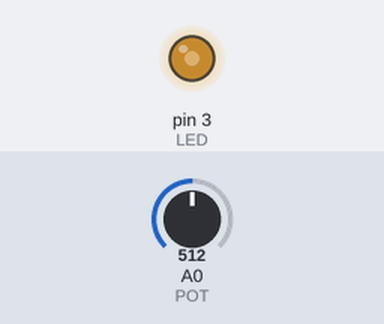
Simulated run of this sketch. Board: Arduino Uno, built with avr-gcc and run on an emulated ATmega328P. Shown: output pins drawn as LEDs (lit = HIGH). The test bench sets the inputs (shaded band); at power-on: A0 (POT) = 512.

Above: at 1.2 s.
1.3 s: A0 (POT) set to 716
At 1.8 s:
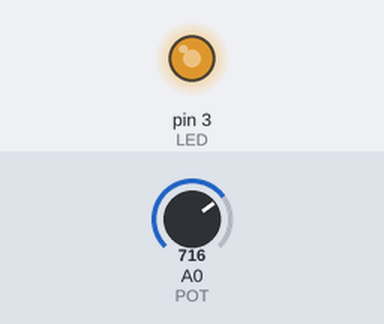
2.8 s: A0 (POT) set to 900
At 4.0 s:
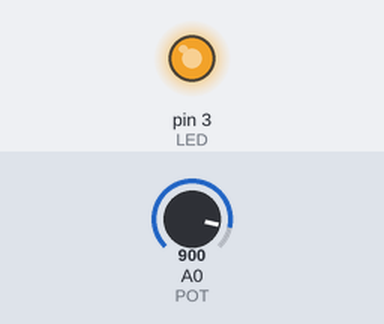
4.3 s: A0 (POT) set to 122
At 5.3 s:
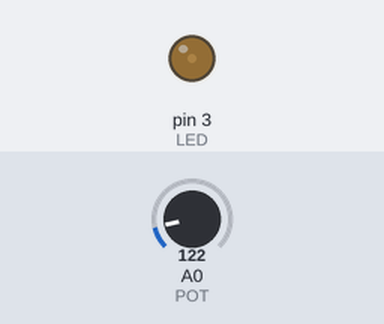
5.8 s: A0 (POT) set to 0
At 6.5 s:
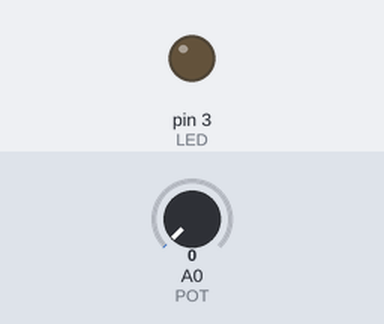
Timing chart, 0 to 8.3 s (numbered marks = the images above; inputs shaded):
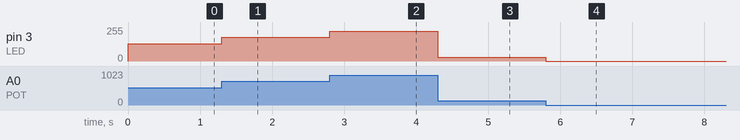

The sketch:

Led_con_POT.ino
```cpp
#define LED 3
int BRILLO;
#define POT A0
void setup() {
  pinMode(LED, OUTPUT);
}

void loop() {
  BRILLO = analogRead(POT) / 4;
  analogWrite(LED, BRILLO);
}
```

Measured:
- after the input at 1.3 s, pin 3 (LED): 128/255 → 179/255 at once
- after the input at 2.8 s, pin 3 (LED): 179/255 → 225/255 at once
- after the input at 4.3 s, pin 3 (LED): 225/255 → 30/255 at once
- after the input at 5.8 s, pin 3 (LED): 30/255 → 0/255 at once
